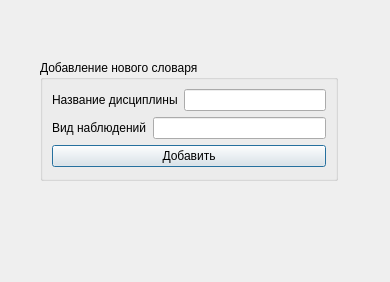
<?xml version="1.0" encoding="UTF-8"?>
<ui version="4.0">
 <class>NewVocabulary</class>
 <widget class="QDialog" name="NewVocabulary">
  <property name="geometry">
   <rect>
    <x>0</x>
    <y>0</y>
    <width>390</width>
    <height>282</height>
   </rect>
  </property>
  <property name="windowTitle">
   <string>Dialog</string>
  </property>
  <widget class="QGroupBox" name="groupBox">
   <property name="geometry">
    <rect>
     <x>40</x>
     <y>60</y>
     <width>298</width>
     <height>121</height>
    </rect>
   </property>
   <property name="title">
    <string>Добавление нового словаря</string>
   </property>
   <layout class="QVBoxLayout" name="verticalLayout_2">
    <item>
     <layout class="QVBoxLayout" name="verticalLayout">
      <item>
       <layout class="QHBoxLayout" name="horizontalLayout">
        <item>
         <widget class="QLabel" name="label">
          <property name="text">
           <string>Название дисциплины</string>
          </property>
         </widget>
        </item>
        <item>
         <widget class="QLineEdit" name="discipline"/>
        </item>
       </layout>
      </item>
      <item>
       <layout class="QHBoxLayout" name="horizontalLayout_2">
        <item>
         <widget class="QLabel" name="label_2">
          <property name="text">
           <string>Вид наблюдений</string>
          </property>
         </widget>
        </item>
        <item>
         <widget class="QLineEdit" name="type_of_observations"/>
        </item>
       </layout>
      </item>
     </layout>
    </item>
    <item>
     <widget class="QPushButton" name="pushButton">
      <property name="text">
       <string>Добавить</string>
      </property>
     </widget>
    </item>
   </layout>
  </widget>
 </widget>
 <resources/>
 <connections/>
</ui>
